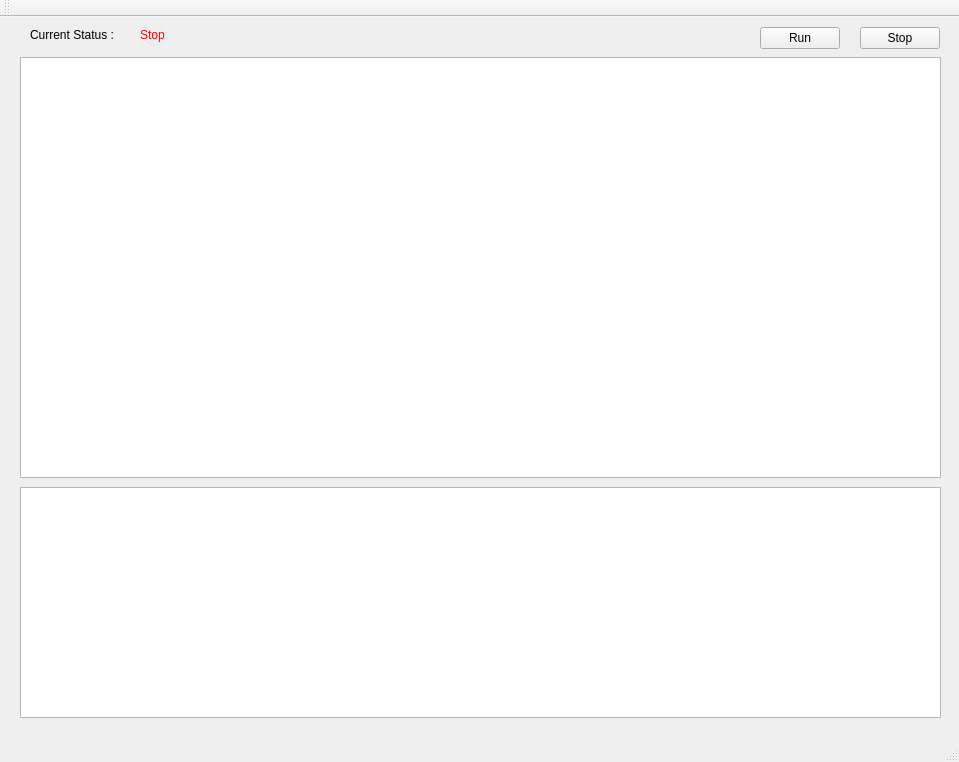
<?xml version="1.0" encoding="UTF-8"?>
<ui version="4.0">
 <class>MainWindow</class>
 <widget class="QMainWindow" name="MainWindow">
  <property name="geometry">
   <rect>
    <x>0</x>
    <y>0</y>
    <width>959</width>
    <height>762</height>
   </rect>
  </property>
  <property name="windowTitle">
   <string>Zairo Packet Capture Tool v0.1</string>
  </property>
  <widget class="QWidget" name="centralWidget">
   <widget class="QTableWidget" name="packetTable">
    <property name="geometry">
     <rect>
      <x>20</x>
      <y>40</y>
      <width>921</width>
      <height>421</height>
     </rect>
    </property>
   </widget>
   <widget class="QPushButton" name="runButton">
    <property name="geometry">
     <rect>
      <x>760</x>
      <y>10</y>
      <width>80</width>
      <height>22</height>
     </rect>
    </property>
    <property name="text">
     <string>Run</string>
    </property>
   </widget>
   <widget class="QPushButton" name="stopButton">
    <property name="geometry">
     <rect>
      <x>860</x>
      <y>10</y>
      <width>80</width>
      <height>22</height>
     </rect>
    </property>
    <property name="text">
     <string>Stop</string>
    </property>
   </widget>
   <widget class="QLabel" name="currentStatusLabel">
    <property name="geometry">
     <rect>
      <x>30</x>
      <y>10</y>
      <width>101</width>
      <height>16</height>
     </rect>
    </property>
    <property name="text">
     <string>Current Status : </string>
    </property>
   </widget>
   <widget class="QLabel" name="currentStatusValue">
    <property name="geometry">
     <rect>
      <x>140</x>
      <y>10</y>
      <width>59</width>
      <height>16</height>
     </rect>
    </property>
    <property name="styleSheet">
     <string notr="true">QLabel { color : red; }</string>
    </property>
    <property name="text">
     <string>Stop</string>
    </property>
   </widget>
   <widget class="QTextEdit" name="packetData">
    <property name="geometry">
     <rect>
      <x>20</x>
      <y>470</y>
      <width>921</width>
      <height>231</height>
     </rect>
    </property>
   </widget>
  </widget>
  <widget class="QMenuBar" name="menuBar">
   <property name="geometry">
    <rect>
     <x>0</x>
     <y>0</y>
     <width>959</width>
     <height>19</height>
    </rect>
   </property>
  </widget>
  <widget class="QToolBar" name="mainToolBar">
   <attribute name="toolBarArea">
    <enum>TopToolBarArea</enum>
   </attribute>
   <attribute name="toolBarBreak">
    <bool>false</bool>
   </attribute>
  </widget>
  <widget class="QStatusBar" name="statusBar"/>
 </widget>
 <layoutdefault spacing="6" margin="11"/>
 <resources/>
 <connections>
  <connection>
   <sender>runButton</sender>
   <signal>clicked()</signal>
   <receiver>MainWindow</receiver>
   <slot>run_button_click()</slot>
   <hints>
    <hint type="sourcelabel">
     <x>783</x>
     <y>61</y>
    </hint>
    <hint type="destinationlabel">
     <x>706</x>
     <y>54</y>
    </hint>
   </hints>
  </connection>
  <connection>
   <sender>stopButton</sender>
   <signal>clicked()</signal>
   <receiver>MainWindow</receiver>
   <slot>stop_button_click()</slot>
   <hints>
    <hint type="sourcelabel">
     <x>926</x>
     <y>60</y>
    </hint>
    <hint type="destinationlabel">
     <x>948</x>
     <y>70</y>
    </hint>
   </hints>
  </connection>
 </connections>
 <slots>
  <slot>run_button_click()</slot>
  <slot>stop_button_click()</slot>
 </slots>
</ui>
